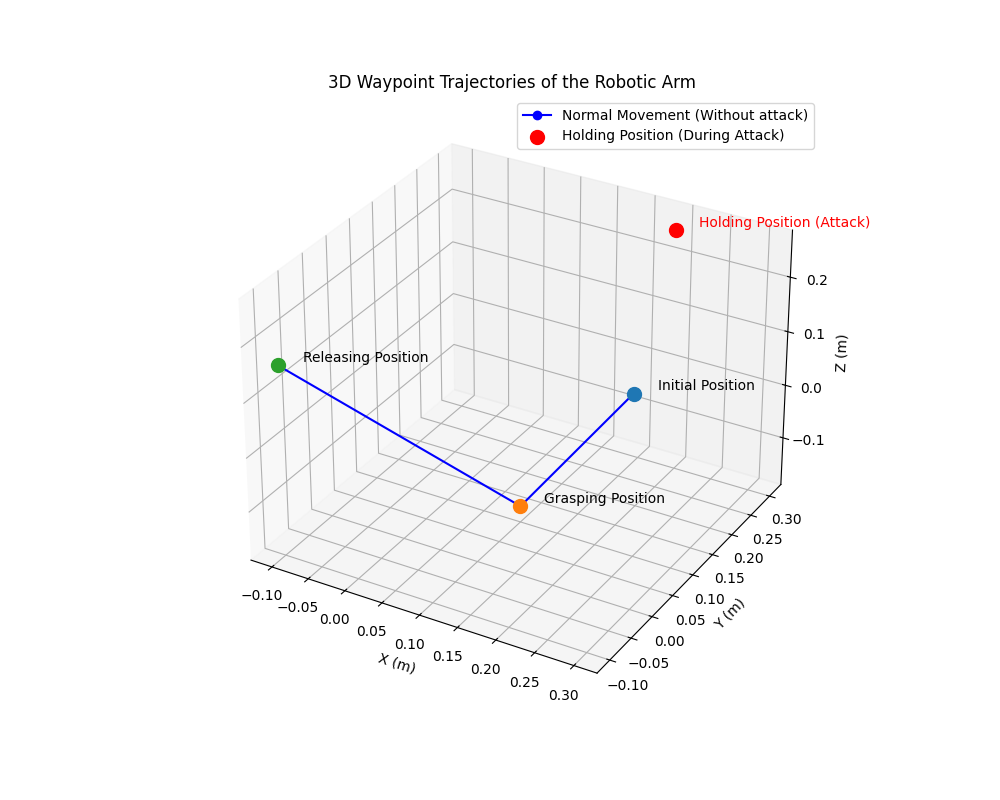

Generate this figure with Python:
import matplotlib.pyplot as plt
from mpl_toolkits.mplot3d import Axes3D

# Define the waypoints for the main trajectory in 3D space
main_waypoints = [
    {"label": "Initial Position", "x": 0.3, "y": 0, "z": 0.2},
    {"label": "Grasping Position", "x": 0.1, "y": 0.1, "z": -0.16},
    {"label": "Releasing Position", "x": -0.1, "y": -0.1, "z": 0.16}
]

# Define the holding position as a separate trajectory
holding_position = {"label": "Holding Position (Attack)", "x": 0.1937, "y": 0.3017, "z": 0.2546}

# Extract coordinates for the main trajectory
main_x_coords = [wp["x"] for wp in main_waypoints]
main_y_coords = [wp["y"] for wp in main_waypoints]
main_z_coords = [wp["z"] for wp in main_waypoints]

# Extract coordinates for the holding position
holding_x = holding_position["x"]
holding_y = holding_position["y"]
holding_z = holding_position["z"]

# Create a 3D plot
fig = plt.figure(figsize=(10, 8))
ax = fig.add_subplot(111, projection='3d')

# Plot the main trajectory
ax.plot(main_x_coords, main_y_coords, main_z_coords, 'bo-', label="Normal Movement (Without attack)")  # Line connecting waypoints

# Annotate and highlight each waypoint in the main trajectory
for wp in main_waypoints:
    ax.scatter(wp["x"], wp["y"], wp["z"], s=100)  # Highlight the point
    ax.text(wp["x"] + 0.02, wp["y"] + 0.02, wp["z"], wp["label"], fontsize=10)

# Plot the holding position as a separate point
ax.scatter(holding_x, holding_y, holding_z, s=100, color="red", label="Holding Position (During Attack)")
ax.text(holding_x + 0.02, holding_y + 0.02, holding_z, holding_position["label"], fontsize=10, color="red")

# Plot customization
ax.set_title("3D Waypoint Trajectories of the Robotic Arm")
ax.set_xlabel("X (m)")
ax.set_ylabel("Y (m)")
ax.set_zlabel("Z (m)")

# Set grid and legend
ax.legend()

# Save the plot in 500 DPI as PNG
plt.savefig("A21_WA.png", dpi=500, format='png')
plt.show()
